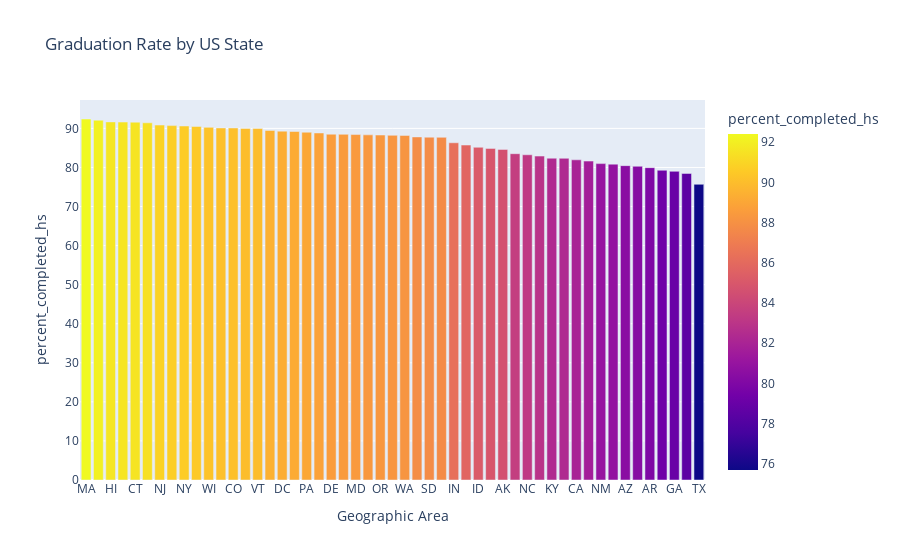

Notebook code for this chart:
### Code cell
fig=px.bar(df_pct_completed_hs2 ,
           y=df_pct_completed_hs2.percent_completed_hs,
           x=df_pct_completed_hs2['Geographic Area'],
          title='Graduation Rate by US State',
          color=df_pct_completed_hs2.percent_completed_hs,
          )
fig.show()

### Figure 1 — Plotly figure (JSON) as saved in the notebook; plotly's stock layout.template omitted (floating-point values rounded to 4 significant figures)
{"data": [{"alignmentgroup": "True", "hovertemplate": "Geographic Area=%{x}<br>percent_completed_hs=%{marker.color}<extra></extra>", "legendgroup": "", "marker": {"color": [92.4, 92.1, 91.67, 91.62, 91.59, 91.43, 90.85, 90.71, 90.61, 90.49, 90.26, 90.11, 90.11, 89.99, 89.98, 89.47, 89.3, 89.21, 89.02, 88.82, 88.52, 88.48, 88.42, 88.34, 88.3, 88.23, 88.2, 87.82, 87.75, 87.72, 86.32, 85.74, 85.17, 84.88, 84.63, 83.52, 83.25, 82.91, 82.37, 82.35, 81.96, 81.63, 80.98, 80.85, 80.47, 80.3, 79.95, 79.29, 79.01, 78.47, 75.69], "coloraxis": "coloraxis", "pattern": {"shape": ""}}, "name": "", "offsetgroup": "", "orientation": "v", "showlegend": false, "textposition": "auto", "type": "bar", "x": ["MA", "WY", "HI", "UT", "CT", "ME", "NJ", "NH", "NY", "MT", "WI", "IA", "CO", "NE", "VT", "MN", "DC", "MI", "PA", "RI", "DE", "IL", "MD", "OH", "OR", "KS", "WA", "ND", "SD", "NV", "IN", "FL", "ID", "VA", "AK", "MO", "NC", "OK", "KY", "WV", "CA", "TN", "NM", "SC", "AZ", "AL", "AR", "LA", "GA", "MS", "TX"], "xaxis": "x", "y": [92.4, 92.1, 91.67, 91.62, 91.59, 91.43, 90.85, 90.71, 90.61, 90.49, 90.26, 90.11, 90.11, 89.99, 89.98, 89.47, 89.3, 89.21, 89.02, 88.82, 88.52, 88.48, 88.42, 88.34, 88.3, 88.23, 88.2, 87.82, 87.75, 87.72, 86.32, 85.74, 85.17, 84.88, 84.63, 83.52, 83.25, 82.91, 82.37, 82.35, 81.96, 81.63, 80.98, 80.85, 80.47, 80.3, 79.95, 79.29, 79.01, 78.47, 75.69], "yaxis": "y"}], "layout": {"barmode": "relative", "coloraxis": {"colorbar": {"title": {"text": "percent_completed_hs"}}, "colorscale": [[0, "#0d0887"], [0.1111, "#46039f"], [0.2222, "#7201a8"], [0.3333, "#9c179e"], [0.4444, "#bd3786"], [0.5556, "#d8576b"], [0.6667, "#ed7953"], [0.7778, "#fb9f3a"], [0.8889, "#fdca26"], [1, "#f0f921"]]}, "legend": {"tracegroupgap": 0}, "title": {"text": "Graduation Rate by US State"}, "xaxis": {"anchor": "y", "domain": [0, 1], "title": {"text": "Geographic Area"}}, "yaxis": {"anchor": "x", "domain": [0, 1], "title": {"text": "percent_completed_hs"}}}}
